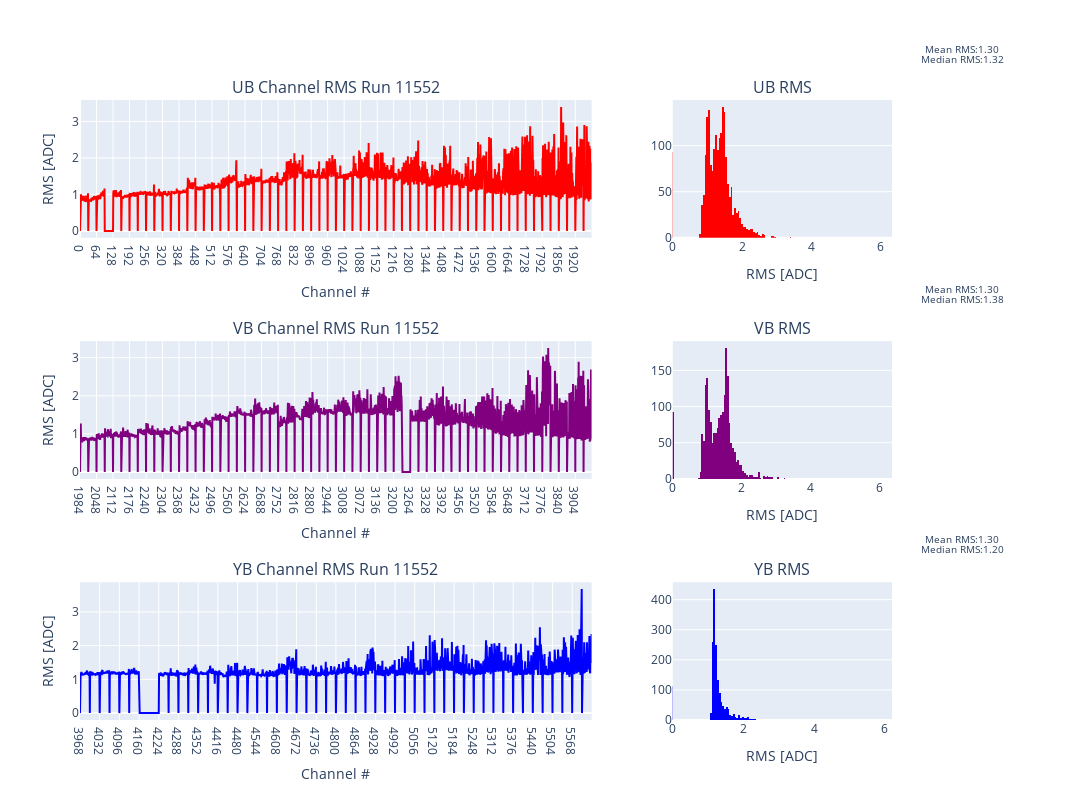

This figure's notebook cell:
### Code cell
#import plotly.io as pio
#pio.kaleido.scope.default_format = "png"

filename = f"RMS_plots_planeB_coh_test.pdf"

fig = make_subplots(rows=3,cols=2,column_widths = [0.7,0.3],subplot_titles = (f'UB Channel RMS Run {Run_num}','UB RMS',f'VB Channel RMS Run {Run_num}','VB RMS',f'YB Channel RMS Run {Run_num}','YB RMS',))
mask = Noise_df['wire_plane'] == 'UB'
median = np.median(Noise_df['Raw_rms'][mask])
mean = np.mean(Noise_df['Raw_rms'][mask])
fig.add_trace(go.Histogram(x=Noise_df['Raw_rms'][mask],marker_color = 'red',xbins=dict(start = median - 5,end = median+5,size=.05)),row = 1, col =2)
fig.add_trace(go.Scatter(x=Noise_df['Channel_id'][mask],y = Noise_df['Raw_rms'][mask],marker_color = 'red'),row = 1, col = 1)
fig.update_layout(xaxis2 = dict(range = [0,median+5]))
fig.update_layout(margin = dict(r=200))
fig.add_annotation(dict(font = dict(size = 10),xshift= 180,yshift=120,text = f"Mean RMS:{mean:.2f}",showarrow = False),row =1,col=2)
fig.add_annotation(dict(font = dict(size = 10),xshift= 180,yshift=110,text = f"Median RMS:{median:.2f}",showarrow = False),row =1,col=2)


mask = Noise_df['wire_plane'] == 'VB'
median = np.median(Noise_df['Raw_rms'][mask])
fig.add_trace(go.Histogram(x=Noise_df['Raw_rms'][mask],marker_color = 'purple',xbins=dict(start = median - 5,end = median+5,size=.05)),row = 2, col =2)
fig.add_trace(go.Scatter(x=Noise_df['Channel_id'][mask],y = Noise_df['Raw_rms'][mask],marker_color = 'purple'),row = 2, col = 1)
fig.update_layout(xaxis4 = dict(range = [0,median+5]))

fig.add_annotation(dict(font = dict(size = 10),xshift= 180,yshift=-120,text = f"Mean RMS:{mean:.2f}",showarrow = False),row =1,col=2)
fig.add_annotation(dict(font = dict(size = 10),xshift= 180,yshift=-130,text = f"Median RMS:{median:.2f}",showarrow = False),row =1,col=2)

mask = Noise_df['wire_plane'] == 'YB'
median = np.median(Noise_df['Raw_rms'][mask])
fig.add_trace(go.Histogram(x=Noise_df['Raw_rms'][mask],marker_color = 'blue',xbins=dict(start = median - 5,end = median+5,size=.05)),row = 3, col =2)
fig.add_trace(go.Scatter(x=Noise_df['Channel_id'][mask],y = Noise_df['Raw_rms'][mask],marker_color = 'blue'),row = 3, col = 1)
fig.update_layout(xaxis6 = dict(range = [0,median+5]))

fig.add_annotation(dict(font = dict(size = 10),xshift= 180,yshift=-370,text = f"Mean RMS:{mean:.2f}",showarrow = False),row =1,col=2)
fig.add_annotation(dict(font = dict(size = 10),xshift= 180,yshift=-380,text = f"Median RMS:{median:.2f}",showarrow = False),row =1,col=2)

fig.update_yaxes(title_text = "RMS [ADC]",row = 1, col = 1)
fig.update_yaxes(title_text = "RMS [ADC]",row = 2, col = 1)
fig.update_yaxes(title_text = "RMS [ADC]",row = 3, col = 1)
fig.update_xaxes(title_text = "Channel #",row = 1, col = 1)
fig.update_xaxes(title_text = "Channel #",row = 2, col = 1)
fig.update_xaxes(title_text = "Channel #",row = 3, col = 1)
fig.update_xaxes(title_text = "RMS [ADC]",row = 1, col = 2)
fig.update_xaxes(title_text = "RMS [ADC]",row = 2, col = 2)
fig.update_xaxes(title_text = "RMS [ADC]",row = 3, col = 2)
#fig.update_layout(xaxis2 = dict(range = [0,5]),xaxis4 = dict(range = [0,5]),xaxis6 = dict(range = [0,5]))
#fig.update_layout(yaxis = dict(range = [0,5]),yaxis3 = dict(range = [0,5]),yaxis5 = dict(range = [0,5]))
fig.update_layout(xaxis = dict(tickmode = 'linear',dtick = 64),xaxis3 = dict(tickmode = 'linear',dtick = 64),xaxis5 = dict(tickmode = 'linear',dtick = 64))
fig.update_layout(height = 800, width = 1200,showlegend = False)

fig.write_image(directory+filename)
fig.show()

### Figure 1 — Plotly figure (JSON) as saved in the notebook; plotly's stock layout.template omitted (floating-point values rounded to 4 significant figures; data arrays with more than 128 entries replaced by an {"elided": "..."} marker saying what was removed)
{"data": [{"marker": {"color": "red"}, "type": "histogram", "x": {"elided": "1984 float values"}, "xaxis": "x2", "xbins": {"end": 6.319, "size": 0.05, "start": -3.681}, "yaxis": "y2"}, {"marker": {"color": "red"}, "type": "scatter", "x": {"elided": "1984 int values"}, "xaxis": "x", "y": {"elided": "1984 float values"}, "yaxis": "y"}, {"marker": {"color": "purple"}, "type": "histogram", "x": {"elided": "1984 float values"}, "xaxis": "x4", "xbins": {"end": 6.378, "size": 0.05, "start": -3.622}, "yaxis": "y4"}, {"marker": {"color": "purple"}, "type": "scatter", "x": {"elided": "1984 int values"}, "xaxis": "x3", "y": {"elided": "1984 float values"}, "yaxis": "y3"}, {"marker": {"color": "blue"}, "type": "histogram", "x": {"elided": "1664 float values"}, "xaxis": "x6", "xbins": {"end": 6.202, "size": 0.05, "start": -3.798}, "yaxis": "y6"}, {"marker": {"color": "blue"}, "type": "scatter", "x": {"elided": "1664 int values"}, "xaxis": "x5", "y": {"elided": "1664 float values"}, "yaxis": "y5"}], "layout": {"annotations": [{"font": {"size": 16}, "showarrow": false, "text": "UB Channel RMS Run 11552", "x": 0.315, "xanchor": "center", "xref": "paper", "y": 1, "yanchor": "bottom", "yref": "paper"}, {"font": {"size": 16}, "showarrow": false, "text": "UB RMS", "x": 0.865, "xanchor": "center", "xref": "paper", "y": 1, "yanchor": "bottom", "yref": "paper"}, {"font": {"size": 16}, "showarrow": false, "text": "VB Channel RMS Run 11552", "x": 0.315, "xanchor": "center", "xref": "paper", "y": 0.6111, "yanchor": "bottom", "yref": "paper"}, {"font": {"size": 16}, "showarrow": false, "text": "VB RMS", "x": 0.865, "xanchor": "center", "xref": "paper", "y": 0.6111, "yanchor": "bottom", "yref": "paper"}, {"font": {"size": 16}, "showarrow": false, "text": "YB Channel RMS Run 11552", "x": 0.315, "xanchor": "center", "xref": "paper", "y": 0.2222, "yanchor": "bottom", "yref": "paper"}, {"font": {"size": 16}, "showarrow": false, "text": "YB RMS", "x": 0.865, "xanchor": "center", "xref": "paper", "y": 0.2222, "yanchor": "bottom", "yref": "paper"}, {"font": {"size": 10}, "showarrow": false, "text": "Mean RMS:1.30", "xref": "x2", "xshift": 180, "yref": "y2", "yshift": 120}, {"font": {"size": 10}, "showarrow": false, "text": "Median RMS:1.32", "xref": "x2", "xshift": 180, "yref": "y2", "yshift": 110}, {"font": {"size": 10}, "showarrow": false, "text": "Mean RMS:1.30", "xref": "x2", "xshift": 180, "yref": "y2", "yshift": -120}, {"font": {"size": 10}, "showarrow": false, "text": "Median RMS:1.38", "xref": "x2", "xshift": 180, "yref": "y2", "yshift": -130}, {"font": {"size": 10}, "showarrow": false, "text": "Mean RMS:1.30", "xref": "x2", "xshift": 180, "yref": "y2", "yshift": -370}, {"font": {"size": 10}, "showarrow": false, "text": "Median RMS:1.20", "xref": "x2", "xshift": 180, "yref": "y2", "yshift": -380}], "height": 800, "margin": {"r": 200}, "showlegend": false, "width": 1200, "xaxis": {"anchor": "y", "domain": [0, 0.63], "dtick": 64, "tickmode": "linear", "title": {"text": "Channel #"}}, "xaxis2": {"anchor": "y2", "domain": [0.73, 1], "range": [0, 6.319], "title": {"text": "RMS [ADC]"}}, "xaxis3": {"anchor": "y3", "domain": [0, 0.63], "dtick": 64, "tickmode": "linear", "title": {"text": "Channel #"}}, "xaxis4": {"anchor": "y4", "domain": [0.73, 1], "range": [0, 6.378], "title": {"text": "RMS [ADC]"}}, "xaxis5": {"anchor": "y5", "domain": [0, 0.63], "dtick": 64, "tickmode": "linear", "title": {"text": "Channel #"}}, "xaxis6": {"anchor": "y6", "domain": [0.73, 1], "range": [0, 6.202], "title": {"text": "RMS [ADC]"}}, "yaxis": {"anchor": "x", "domain": [0.7778, 1], "title": {"text": "RMS [ADC]"}}, "yaxis2": {"anchor": "x2", "domain": [0.7778, 1]}, "yaxis3": {"anchor": "x3", "domain": [0.3889, 0.6111], "title": {"text": "RMS [ADC]"}}, "yaxis4": {"anchor": "x4", "domain": [0.3889, 0.6111]}, "yaxis5": {"anchor": "x5", "domain": [0, 0.2222], "title": {"text": "RMS [ADC]"}}, "yaxis6": {"anchor": "x6", "domain": [0, 0.2222]}}}
